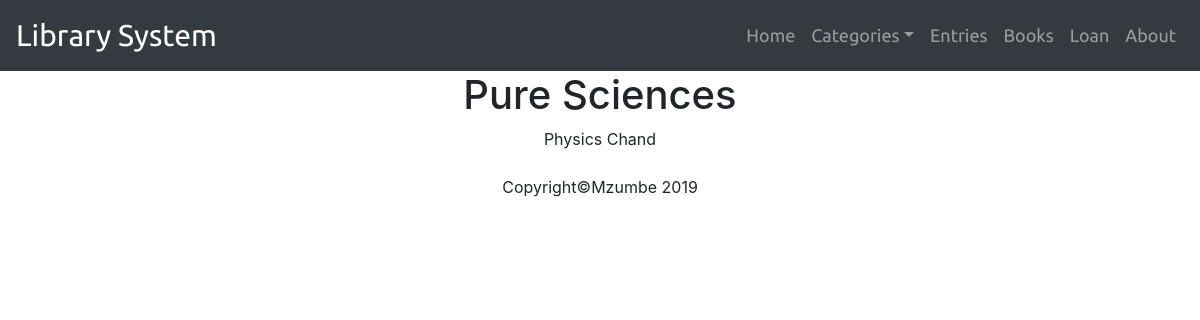
The page /cat-puresc.php on the database as committed earlier.
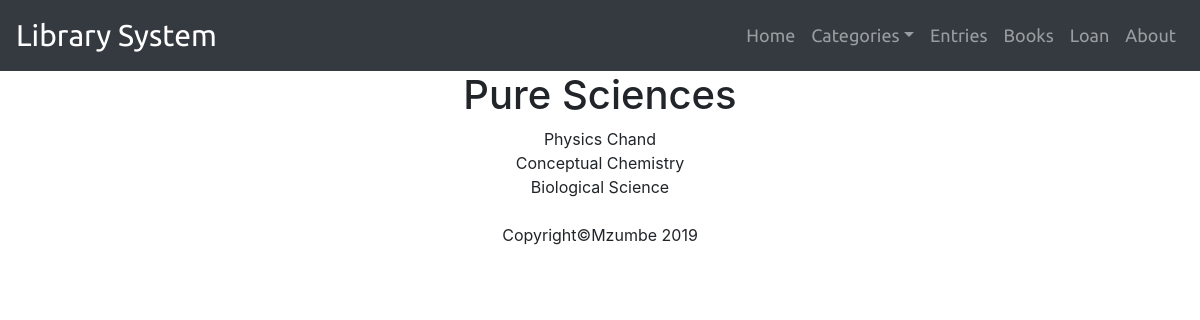
The same page on the database as committed later.
### tables this page shows
CREATE TABLE `entries` (
  `id` int(11) NOT NULL,
  `ent_title` varchar(256) DEFAULT NULL,
  `ent_category` varchar(45) DEFAULT NULL,
  `ent_index_no` int(11) NOT NULL,
  `ent_author` varchar(23) NOT NULL,
  `d_o_e` date NOT NULL,
  `blurb` varchar(256) NOT NULL
);

### cat-puresc.php (the view, shortened to what this page needs)
<?php
	include_once "includes/header.php";
	include_once "includes/dbh.inc.php";
?>
<h1 class="text-center">Pure Sciences</h1>
<?php
	$sql = "select * from entries WHERE ent_category='Pure Sciences'";
	$result = mysqli_query($conn, $sql);
	$resultCheck = mysqli_num_rows($result);
	if ($resultCheck > 0){
		while ($row = mysqli_fetch_assoc($result)){
			echo "<center>".$row['ent_title']."</center>";
		}
	}
?>
<?php
	include_once "includes/footer.php";
?>

Rows that differ between the two databases and show on the page:
added entries: ent_title "Conceptual Chemistry"
added entries: ent_title "Biological Science"
